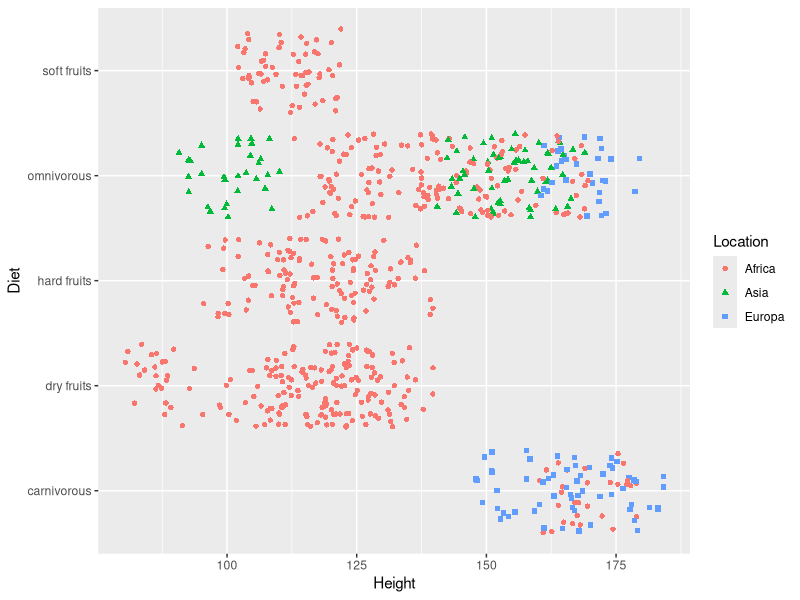
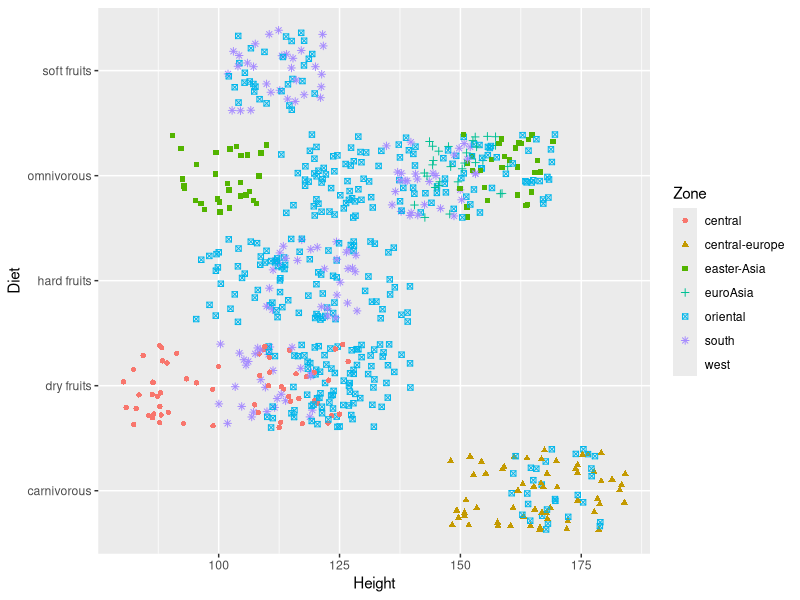
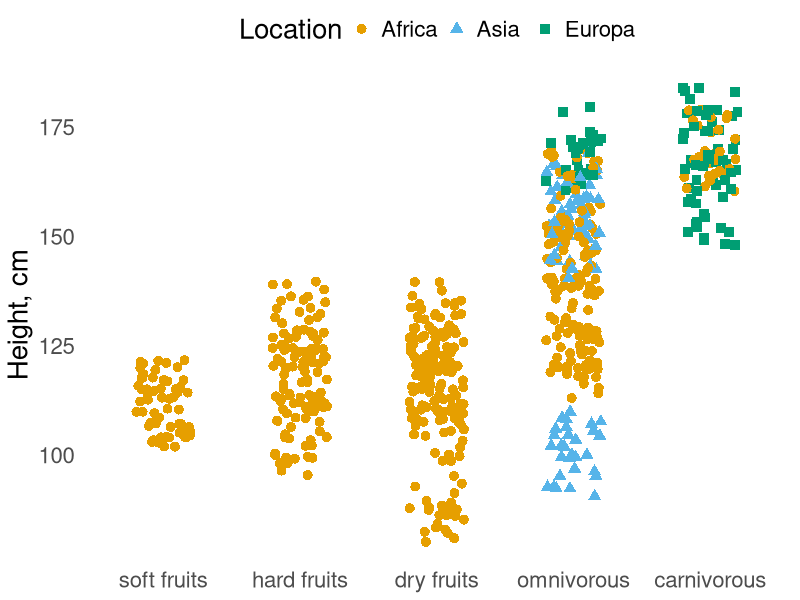
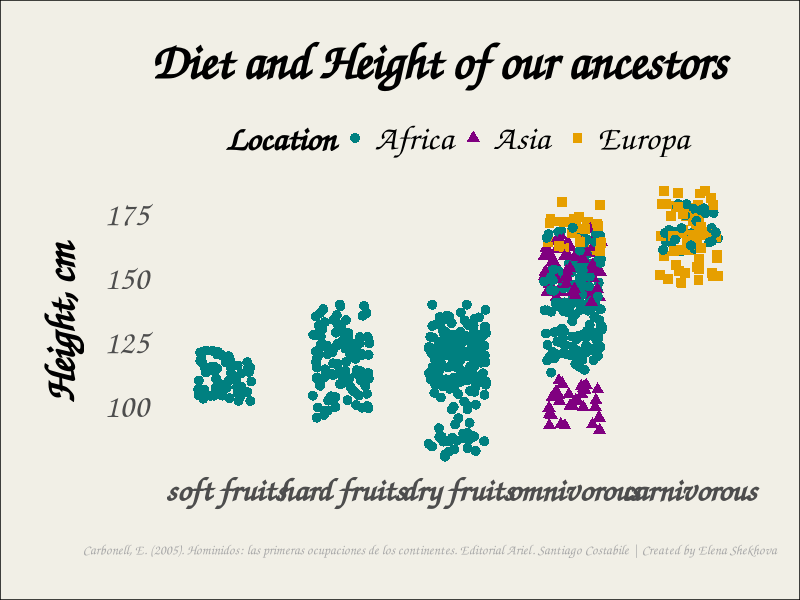
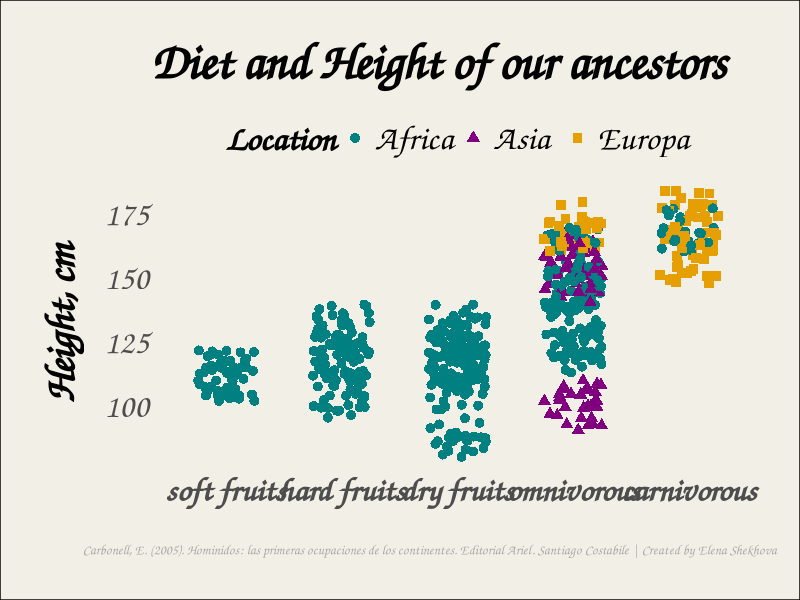

R code for these plots, in order: (Note: this script raises an error after producing the figures.)
## ---- chunk 1
library(dplyr)
library(ggplot2)
homid_data <- read.csv(file = "Homininos_DataSet (1).csv", header = TRUE)
homid_data$Diet <- gsub("omnivore", "omnivorous", homid_data$Diet)
## ---- chunk 2

HandD<-ggplot(homid_data, aes(x=Height, y=Diet)) +
  geom_jitter(aes(color = Location, shape = Location),
              position=position_jitter(0.2))
HandD
## ---- chunk 3
HandD2<-ggplot(homid_data, aes(x=Height, y=Diet)) +
  geom_jitter(aes(color = Zone, shape = Zone),
              position=position_jitter(0.2))
HandD2
## ---- chunk 4
location_colors <- c("#E69F00", "#56B4E9", "#009E73")  # Yellow, Blue, Green

# Define order of Diet categories
diet_order <- c("soft fruits", "hard fruits", "dry fruits", "omnivorous", "carnivorous")

# Plot with modifications
HandD <- ggplot(homid_data, aes(x = factor(Diet, levels = diet_order), y = Height)) +
  geom_jitter(aes(color = Location, shape = Location), position = position_jitter(0.2), size = 3) +
  scale_color_manual(values = location_colors) +
  ylab("Height, cm")+
  theme_minimal() +
  theme(
    text = element_text(size = 20),
    legend.position = "top",  # Place legend above the plot
    panel.grid.major = element_blank(),  # Remove major gridlines
    panel.grid.minor = element_blank(),  # Remove minor gridlines
    panel.background = element_blank(),  # Remove panel background
    plot.background = element_blank(),   # Remove plot background
    axis.title.x = element_blank()  # Rename y-axis label
  )

HandD
## ---- chunk 5

location_colors <- c("#008080", "#800080", "#E69F00")


# Define order of Diet categories
diet_order <- c("soft fruits", "hard fruits", "dry fruits", "omnivorous", "carnivorous")


# Plot with modifications
HandD <- ggplot(homid_data, aes(x = factor(Diet, levels = diet_order), y = Height)) +
  geom_jitter(aes(color = Location, shape = Location), position = position_jitter(0.25), size = 3) +
  scale_color_manual(values = location_colors) +
  ylab("Height, cm")+
  theme_minimal() +
  theme(
    panel.border = element_blank(),
    text = element_text(size = 30, family = "Comic Sans MS"),
    legend.title = element_text(size = 25, face = "bold"),
    legend.text = element_text(size = 25),
    legend.position = "top",  # Place legend above the plot
    panel.grid.major = element_blank(),  # Remove major gridlines
    panel.grid.minor = element_blank(),  # Remove minor gridlines
    plot.background = element_rect(fill = "#F1EFE6"),  # Set plot background color
    axis.title.x = element_blank(),
    axis.text.x = element_text(face = "bold"),
    axis.title.y = element_text(margin = margin(r = 15), face = "bold"),
    plot.title = element_text(hjust = -0.2, margin = margin(b = 15), face = "bold"),
    plot.caption = element_text(size = 10, color = "#A9A9A9", hjust = 0.8,  margin = margin(t = 25)),
    plot.margin = margin(30, 30, 30, 30)
  ) +
  labs(title = "Diet and Height of our ancestors", caption = 'Carbonell, E. (2005). Hominidos: las primeras ocupaciones de los continentes. Editorial Ariel. Santiago Costabile | Created by Elena Shekhova')

HandD
ggsave("HandD.png", plot = HandD, width = 4000, height = 3000, units = "px", dpi = 300)


## ---- chunk 6

title <- "<b>Diet and Height of our ancestors</b>"
sub <- "Studying characteristics of our ancestors helps us better understand human evolution. By looking at eating patterns of different hominids, we can see that fruit-eaters were shorter than carnivores, and lived in Africa. Carnivores were taller than fruit-eaters, they lived either in Africa or Europe. Asia was home only for omnivores."

# Plot without modifications
HandD <- ggplot(homid_data, aes(x = factor(Diet, levels = diet_order), y = Height)) +
        geom_jitter(aes(color = Location, shape = Location), position = position_jitter(0.25), size = 3) +
        scale_color_manual(values = location_colors) +
        ylab("Height, cm") +
        theme_minimal() +
        theme(
                panel.border = element_blank(),
                text = element_text(size = 25, family = "mono"),
                legend.title = element_text(size = 20, face = "bold"),
                legend.text = element_text(size = 20),
                legend.position = "top",  # Place legend above the plot
                panel.grid.major = element_blank(),  # Remove major gridlines
                panel.grid.minor = element_blank(),  # Remove minor gridlines
                plot.background = element_rect(fill = "#F1EFE6"),  # Set plot background color
                axis.title.x = element_blank(),
                axis.text.x = element_text(face = "bold"),
                axis.title.y = element_text(margin = margin(r = 15), face = "bold"),
                plot.title = element_markdown(size = 25, margin = margin(b = 15), hjust = 0.5),
                plot.caption = element_text(size = 10, color = "#A9A9A9", hjust = 0.9, margin = margin(t = 25)),
                plot.margin = margin(30, 30, 30, 30)
        ) +
  labs(title = "Diet and Height of our ancestors", subtitle = "texttetxtextetxtetxzttt", caption = 'Carbonell, E. (2005). Hominidos: las primeras ocupaciones de los continentes. Editorial Ariel. Santiago Costabile | Created by Elena Shekhova')
HandD



